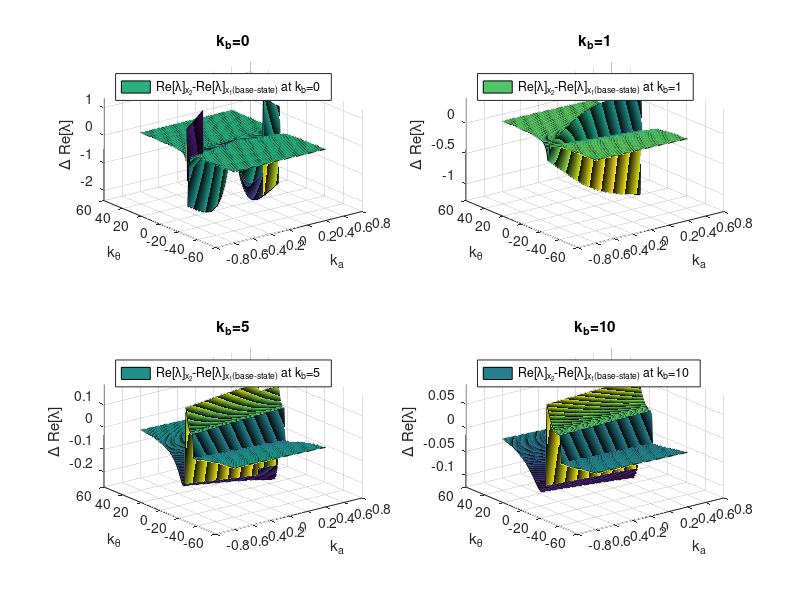

Reproduce this figure in MATLAB.
clc
clear
% 用来算平凡解

%系数
% A=u_a^*
% B=\frac{1}{\rho\phi}
% C=\alpha
% D=k_a
% E=k_{\theta}
% F=k_b
% H=\frac{1}{h_2}
% X=\lambda - here is F
A=1;
B=1;
C=pi/6;

F=0;

G=1;

H=1;

%网格
L = 0.5;
x = linspace(-L,L,100);
y = linspace(-100*L,100*L,100);

[X,Y]=meshgrid(x,y);

%解的函数关系
UP1=- ((X.^2 + Y.^2.*H.^2 + F.^2).*(3.*A.*X.^2.*H.*cos(C) - real((- 8.*(X.^2 - cos(C).*X.*H.*1i + Y.^2.*H.^2 + F.^2 - sin(C).*F.*H.*1i).*(2.*A.^2.*X.^2.*H.^2.*cos(C).^2 - 2.*A.^2.*X.^2.*F.^2 - 2.*Y.^4.*G.^2.*H.^4 - 2.*A.^2.*X.^4 + 4.*Y.^2.*G.^2.*H.^4.*cos(C).^2 + 4.*F.^2.*G.^2.*H.^2.*cos(C).^2 + 2.*X.^2.*G.^2.*H.^2.*sin(2.*C) + 2.*Y.^2.*G.^2.*H.^4.*sin(2.*C) + A.^2.*X.^3.*H.*cos(C).*4i - 2.*A.^2.*X.^2.*Y.^2.*H.^2 - 2.*X.^2.*Y.^2.*G.^2.*H.^2 - 2.*Y.^2.*F.^2.*G.^2.*H.^2 - 4.*A.*X.^3.*Y.*G.*H + X.*Y.^2.*G.^2.*H.^3.*cos(C).*4i - 4.*X.*F.*G.^2.*H.^2.*cos(C).^2 + Y.^2.*F.*G.^2.*H.^3.*cos(C).*4i + A.^2.*X.*F.*H.^2.*sin(2.*C) - 2.*X.*F.*G.^2.*H.^2.*sin(2.*C) - 4.*A.*X.*Y.^3.*G.*H.^3 + A.^2.*X.*F.^2.*H.*cos(C).*2i + A.^2.*X.^2.*F.*H.*sin(C).*2i + A.*X.^2.*Y.*G.*H.^2.*cos(C).*8i + 6.*A.*X.*Y.*G.*H.^3.*cos(C).^2 + A.*Y.*F.^2.*G.*H.^2.*cos(C).*2i + 2.*A.*X.*Y.*G.*H.^3.*sin(2.*C) + A.*Y.*F.*G.*H.^3.*sin(2.*C) - 4.*A.*X.*Y.*F.^2.*G.*H + A.*X.*Y.*F.*G.*H.^2.*cos(C).*4i + A.*X.*Y.*F.*G.*H.^2.*sin(C).*2i) + (A.*X.^3.*4i + A.*X.*F.^2.*4i + Y.^3.*G.*H.^3.*4i + A.*X.*Y.^2.*H.^2.*4i + 6.*A.*X.^2.*H.*cos(C) + 2.*A.*F.^2.*H.*cos(C) - A.*X.*H.^2.*cos(C).^2.*2i - Y.*G.*H.^3.*cos(C).^2.*4i - A.*F.*H.^2.*sin(2.*C).*1i - Y.*G.*H.^3.*sin(2.*C).*2i + X.^2.*Y.*G.*H.*4i + Y.*F.^2.*G.*H.*4i + 4.*A.*X.*F.*H.*sin(C) + 6.*X.*Y.*G.*H.^2.*cos(C) + 4.*Y.*F.*G.*H.^2.*cos(C) + 2.*Y.*F.*G.*H.^2.*sin(C)).^2).^(1./2))./2 + A.*F.^2.*H.*cos(C) + 2.*A.*X.*F.*H.*sin(C) + 3.*X.*Y.*G.*H.^2.*cos(C) + 2.*Y.*F.*G.*H.^2.*cos(C) + Y.*F.*G.*H.^2.*sin(C)))./(2.*((X.^2 + Y.^2.*H.^2 + F.^2).^2 + (X.*H.*cos(C) + F.*H.*sin(C)).^2)) + ((X.*H.*cos(C) + F.*H.*sin(C)).*(2.*A.*X.^3 - imag((- 8.*(X.^2 - cos(C).*X.*H.*1i + Y.^2.*H.^2 + F.^2 - sin(C).*F.*H.*1i).*(2.*A.^2.*X.^2.*H.^2.*cos(C).^2 - 2.*A.^2.*X.^2.*F.^2 - 2.*Y.^4.*G.^2.*H.^4 - 2.*A.^2.*X.^4 + 4.*Y.^2.*G.^2.*H.^4.*cos(C).^2 + 4.*F.^2.*G.^2.*H.^2.*cos(C).^2 + 2.*X.^2.*G.^2.*H.^2.*sin(2.*C) + 2.*Y.^2.*G.^2.*H.^4.*sin(2.*C) + A.^2.*X.^3.*H.*cos(C).*4i - 2.*A.^2.*X.^2.*Y.^2.*H.^2 - 2.*X.^2.*Y.^2.*G.^2.*H.^2 - 2.*Y.^2.*F.^2.*G.^2.*H.^2 - 4.*A.*X.^3.*Y.*G.*H + X.*Y.^2.*G.^2.*H.^3.*cos(C).*4i - 4.*X.*F.*G.^2.*H.^2.*cos(C).^2 + Y.^2.*F.*G.^2.*H.^3.*cos(C).*4i + A.^2.*X.*F.*H.^2.*sin(2.*C) - 2.*X.*F.*G.^2.*H.^2.*sin(2.*C) - 4.*A.*X.*Y.^3.*G.*H.^3 + A.^2.*X.*F.^2.*H.*cos(C).*2i + A.^2.*X.^2.*F.*H.*sin(C).*2i + A.*X.^2.*Y.*G.*H.^2.*cos(C).*8i + 6.*A.*X.*Y.*G.*H.^3.*cos(C).^2 + A.*Y.*F.^2.*G.*H.^2.*cos(C).*2i + 2.*A.*X.*Y.*G.*H.^3.*sin(2.*C) + A.*Y.*F.*G.*H.^3.*sin(2.*C) - 4.*A.*X.*Y.*F.^2.*G.*H + A.*X.*Y.*F.*G.*H.^2.*cos(C).*4i + A.*X.*Y.*F.*G.*H.^2.*sin(C).*2i) + (A.*X.^3.*4i + A.*X.*F.^2.*4i + Y.^3.*G.*H.^3.*4i + A.*X.*Y.^2.*H.^2.*4i + 6.*A.*X.^2.*H.*cos(C) + 2.*A.*F.^2.*H.*cos(C) - A.*X.*H.^2.*cos(C).^2.*2i - Y.*G.*H.^3.*cos(C).^2.*4i - A.*F.*H.^2.*sin(2.*C).*1i - Y.*G.*H.^3.*sin(2.*C).*2i + X.^2.*Y.*G.*H.*4i + Y.*F.^2.*G.*H.*4i + 4.*A.*X.*F.*H.*sin(C) + 6.*X.*Y.*G.*H.^2.*cos(C) + 4.*Y.*F.*G.*H.^2.*cos(C) + 2.*Y.*F.*G.*H.^2.*sin(C)).^2).^(1./2))./2 + 2.*A.*X.*F.^2 + 2.*Y.^3.*G.*H.^3 + 2.*A.*X.*Y.^2.*H.^2 - A.*X.*H.^2.*cos(C).^2 - 2.*Y.*G.*H.^3.*cos(C).^2 - (A.*F.*H.^2.*sin(2.*C))./2 - Y.*G.*H.^3.*sin(2.*C) + 2.*X.^2.*Y.*G.*H + 2.*Y.*F.^2.*G.*H))./(2.*((X.^2 + Y.^2.*H.^2 + F.^2).^2 + (X.*H.*cos(C) + F.*H.*sin(C)).^2));
 
UP2=- ((F.^2 + Y.^2.*H.^2 + X.^2).*(real((- 8.*(F.^2 - sin(C).*F.*H.*1i + Y.^2.*H.^2 - cos(C).*X.*H.*1i + X.^2).*(2.*A.^2.*X.^2.*H.^2.*cos(C).^2 - 2.*A.^2.*X.^2.*F.^2 - 2.*Y.^4.*G.^2.*H.^4 - 2.*A.^2.*X.^4 + 4.*Y.^2.*G.^2.*H.^4.*cos(C).^2 + 4.*F.^2.*G.^2.*H.^2.*cos(C).^2 + 2.*X.^2.*G.^2.*H.^2.*sin(2.*C) + 2.*Y.^2.*G.^2.*H.^4.*sin(2.*C) + A.^2.*X.^3.*H.*cos(C).*4i - 2.*A.^2.*X.^2.*Y.^2.*H.^2 - 2.*X.^2.*Y.^2.*G.^2.*H.^2 - 2.*Y.^2.*F.^2.*G.^2.*H.^2 - 4.*A.*X.^3.*Y.*G.*H + X.*Y.^2.*G.^2.*H.^3.*cos(C).*4i - 4.*X.*F.*G.^2.*H.^2.*cos(C).^2 + Y.^2.*F.*G.^2.*H.^3.*cos(C).*4i + A.^2.*X.*F.*H.^2.*sin(2.*C) - 2.*X.*F.*G.^2.*H.^2.*sin(2.*C) - 4.*A.*X.*Y.^3.*G.*H.^3 + A.^2.*X.*F.^2.*H.*cos(C).*2i + A.^2.*X.^2.*F.*H.*sin(C).*2i + A.*X.^2.*Y.*G.*H.^2.*cos(C).*8i + 6.*A.*X.*Y.*G.*H.^3.*cos(C).^2 + A.*Y.*F.^2.*G.*H.^2.*cos(C).*2i + 2.*A.*X.*Y.*G.*H.^3.*sin(2.*C) + A.*Y.*F.*G.*H.^3.*sin(2.*C) - 4.*A.*X.*Y.*F.^2.*G.*H + A.*X.*Y.*F.*G.*H.^2.*cos(C).*4i + A.*X.*Y.*F.*G.*H.^2.*sin(C).*2i) + (A.*X.^3.*4i + A.*X.*F.^2.*4i + Y.^3.*G.*H.^3.*4i + A.*X.*Y.^2.*H.^2.*4i + 6.*A.*X.^2.*H.*cos(C) + 2.*A.*F.^2.*H.*cos(C) - A.*X.*H.^2.*cos(C).^2.*2i - Y.*G.*H.^3.*cos(C).^2.*4i - A.*F.*H.^2.*sin(2.*C).*1i - Y.*G.*H.^3.*sin(2.*C).*2i + X.^2.*Y.*G.*H.*4i + Y.*F.^2.*G.*H.*4i + 4.*A.*X.*F.*H.*sin(C) + 6.*X.*Y.*G.*H.^2.*cos(C) + 4.*Y.*F.*G.*H.^2.*cos(C) + 2.*Y.*F.*G.*H.^2.*sin(C)).^2).^(1./2))./2 + 3.*A.*X.^2.*H.*cos(C) + A.*F.^2.*H.*cos(C) + 2.*A.*X.*F.*H.*sin(C) + 3.*X.*Y.*G.*H.^2.*cos(C) + 2.*Y.*F.*G.*H.^2.*cos(C) + Y.*F.*G.*H.^2.*sin(C)))./(2.*((F.^2 + Y.^2.*H.^2 + X.^2).^2 + (X.*H.*cos(C) + F.*H.*sin(C)).^2)) + ((X.*H.*cos(C) + F.*H.*sin(C)).*(imag((- 8.*(F.^2 - sin(C).*F.*H.*1i + Y.^2.*H.^2 - cos(C).*X.*H.*1i + X.^2).*(2.*A.^2.*X.^2.*H.^2.*cos(C).^2 - 2.*A.^2.*X.^2.*F.^2 - 2.*Y.^4.*G.^2.*H.^4 - 2.*A.^2.*X.^4 + 4.*Y.^2.*G.^2.*H.^4.*cos(C).^2 + 4.*F.^2.*G.^2.*H.^2.*cos(C).^2 + 2.*X.^2.*G.^2.*H.^2.*sin(2.*C) + 2.*Y.^2.*G.^2.*H.^4.*sin(2.*C) + A.^2.*X.^3.*H.*cos(C).*4i - 2.*A.^2.*X.^2.*Y.^2.*H.^2 - 2.*X.^2.*Y.^2.*G.^2.*H.^2 - 2.*Y.^2.*F.^2.*G.^2.*H.^2 - 4.*A.*X.^3.*Y.*G.*H + X.*Y.^2.*G.^2.*H.^3.*cos(C).*4i - 4.*X.*F.*G.^2.*H.^2.*cos(C).^2 + Y.^2.*F.*G.^2.*H.^3.*cos(C).*4i + A.^2.*X.*F.*H.^2.*sin(2.*C) - 2.*X.*F.*G.^2.*H.^2.*sin(2.*C) - 4.*A.*X.*Y.^3.*G.*H.^3 + A.^2.*X.*F.^2.*H.*cos(C).*2i + A.^2.*X.^2.*F.*H.*sin(C).*2i + A.*X.^2.*Y.*G.*H.^2.*cos(C).*8i + 6.*A.*X.*Y.*G.*H.^3.*cos(C).^2 + A.*Y.*F.^2.*G.*H.^2.*cos(C).*2i + 2.*A.*X.*Y.*G.*H.^3.*sin(2.*C) + A.*Y.*F.*G.*H.^3.*sin(2.*C) - 4.*A.*X.*Y.*F.^2.*G.*H + A.*X.*Y.*F.*G.*H.^2.*cos(C).*4i + A.*X.*Y.*F.*G.*H.^2.*sin(C).*2i) + (A.*X.^3.*4i + A.*X.*F.^2.*4i + Y.^3.*G.*H.^3.*4i + A.*X.*Y.^2.*H.^2.*4i + 6.*A.*X.^2.*H.*cos(C) + 2.*A.*F.^2.*H.*cos(C) - A.*X.*H.^2.*cos(C).^2.*2i - Y.*G.*H.^3.*cos(C).^2.*4i - A.*F.*H.^2.*sin(2.*C).*1i - Y.*G.*H.^3.*sin(2.*C).*2i + X.^2.*Y.*G.*H.*4i + Y.*F.^2.*G.*H.*4i + 4.*A.*X.*F.*H.*sin(C) + 6.*X.*Y.*G.*H.^2.*cos(C) + 4.*Y.*F.*G.*H.^2.*cos(C) + 2.*Y.*F.*G.*H.^2.*sin(C)).^2).^(1./2))./2 + 2.*A.*X.^3 + 2.*A.*X.*F.^2 + 2.*Y.^3.*G.*H.^3 + 2.*A.*X.*Y.^2.*H.^2 - A.*X.*H.^2.*cos(C).^2 - 2.*Y.*G.*H.^3.*cos(C).^2 - (A.*F.*H.^2.*sin(2.*C))./2 - Y.*G.*H.^3.*sin(2.*C) + 2.*X.^2.*Y.*G.*H + 2.*Y.*F.^2.*G.*H))./(2.*((F.^2 + Y.^2.*H.^2 + X.^2).^2 + (X.*H.*cos(C) + F.*H.*sin(C)).^2));

UP=UP2-UP1;
%
subplot(2,2,1)
surf(X,Y,UP);

zlim([-inf,inf])

legend('Re[\lambda]_{x_2}-Re[\lambda]_{x_1(base-state)} at k_b=0','Location','northwest')

%colorbar;
xlabel('k_a')
ylabel('k_{\theta}')
zlabel('\Delta Re[\lambda]')
title('k_b=0')

%
F=1;

%解的函数关系
UP1=- ((X.^2 + Y.^2.*H.^2 + F.^2).*(3.*A.*X.^2.*H.*cos(C) - real((- 8.*(X.^2 - cos(C).*X.*H.*1i + Y.^2.*H.^2 + F.^2 - sin(C).*F.*H.*1i).*(2.*A.^2.*X.^2.*H.^2.*cos(C).^2 - 2.*A.^2.*X.^2.*F.^2 - 2.*Y.^4.*G.^2.*H.^4 - 2.*A.^2.*X.^4 + 4.*Y.^2.*G.^2.*H.^4.*cos(C).^2 + 4.*F.^2.*G.^2.*H.^2.*cos(C).^2 + 2.*X.^2.*G.^2.*H.^2.*sin(2.*C) + 2.*Y.^2.*G.^2.*H.^4.*sin(2.*C) + A.^2.*X.^3.*H.*cos(C).*4i - 2.*A.^2.*X.^2.*Y.^2.*H.^2 - 2.*X.^2.*Y.^2.*G.^2.*H.^2 - 2.*Y.^2.*F.^2.*G.^2.*H.^2 - 4.*A.*X.^3.*Y.*G.*H + X.*Y.^2.*G.^2.*H.^3.*cos(C).*4i - 4.*X.*F.*G.^2.*H.^2.*cos(C).^2 + Y.^2.*F.*G.^2.*H.^3.*cos(C).*4i + A.^2.*X.*F.*H.^2.*sin(2.*C) - 2.*X.*F.*G.^2.*H.^2.*sin(2.*C) - 4.*A.*X.*Y.^3.*G.*H.^3 + A.^2.*X.*F.^2.*H.*cos(C).*2i + A.^2.*X.^2.*F.*H.*sin(C).*2i + A.*X.^2.*Y.*G.*H.^2.*cos(C).*8i + 6.*A.*X.*Y.*G.*H.^3.*cos(C).^2 + A.*Y.*F.^2.*G.*H.^2.*cos(C).*2i + 2.*A.*X.*Y.*G.*H.^3.*sin(2.*C) + A.*Y.*F.*G.*H.^3.*sin(2.*C) - 4.*A.*X.*Y.*F.^2.*G.*H + A.*X.*Y.*F.*G.*H.^2.*cos(C).*4i + A.*X.*Y.*F.*G.*H.^2.*sin(C).*2i) + (A.*X.^3.*4i + A.*X.*F.^2.*4i + Y.^3.*G.*H.^3.*4i + A.*X.*Y.^2.*H.^2.*4i + 6.*A.*X.^2.*H.*cos(C) + 2.*A.*F.^2.*H.*cos(C) - A.*X.*H.^2.*cos(C).^2.*2i - Y.*G.*H.^3.*cos(C).^2.*4i - A.*F.*H.^2.*sin(2.*C).*1i - Y.*G.*H.^3.*sin(2.*C).*2i + X.^2.*Y.*G.*H.*4i + Y.*F.^2.*G.*H.*4i + 4.*A.*X.*F.*H.*sin(C) + 6.*X.*Y.*G.*H.^2.*cos(C) + 4.*Y.*F.*G.*H.^2.*cos(C) + 2.*Y.*F.*G.*H.^2.*sin(C)).^2).^(1./2))./2 + A.*F.^2.*H.*cos(C) + 2.*A.*X.*F.*H.*sin(C) + 3.*X.*Y.*G.*H.^2.*cos(C) + 2.*Y.*F.*G.*H.^2.*cos(C) + Y.*F.*G.*H.^2.*sin(C)))./(2.*((X.^2 + Y.^2.*H.^2 + F.^2).^2 + (X.*H.*cos(C) + F.*H.*sin(C)).^2)) + ((X.*H.*cos(C) + F.*H.*sin(C)).*(2.*A.*X.^3 - imag((- 8.*(X.^2 - cos(C).*X.*H.*1i + Y.^2.*H.^2 + F.^2 - sin(C).*F.*H.*1i).*(2.*A.^2.*X.^2.*H.^2.*cos(C).^2 - 2.*A.^2.*X.^2.*F.^2 - 2.*Y.^4.*G.^2.*H.^4 - 2.*A.^2.*X.^4 + 4.*Y.^2.*G.^2.*H.^4.*cos(C).^2 + 4.*F.^2.*G.^2.*H.^2.*cos(C).^2 + 2.*X.^2.*G.^2.*H.^2.*sin(2.*C) + 2.*Y.^2.*G.^2.*H.^4.*sin(2.*C) + A.^2.*X.^3.*H.*cos(C).*4i - 2.*A.^2.*X.^2.*Y.^2.*H.^2 - 2.*X.^2.*Y.^2.*G.^2.*H.^2 - 2.*Y.^2.*F.^2.*G.^2.*H.^2 - 4.*A.*X.^3.*Y.*G.*H + X.*Y.^2.*G.^2.*H.^3.*cos(C).*4i - 4.*X.*F.*G.^2.*H.^2.*cos(C).^2 + Y.^2.*F.*G.^2.*H.^3.*cos(C).*4i + A.^2.*X.*F.*H.^2.*sin(2.*C) - 2.*X.*F.*G.^2.*H.^2.*sin(2.*C) - 4.*A.*X.*Y.^3.*G.*H.^3 + A.^2.*X.*F.^2.*H.*cos(C).*2i + A.^2.*X.^2.*F.*H.*sin(C).*2i + A.*X.^2.*Y.*G.*H.^2.*cos(C).*8i + 6.*A.*X.*Y.*G.*H.^3.*cos(C).^2 + A.*Y.*F.^2.*G.*H.^2.*cos(C).*2i + 2.*A.*X.*Y.*G.*H.^3.*sin(2.*C) + A.*Y.*F.*G.*H.^3.*sin(2.*C) - 4.*A.*X.*Y.*F.^2.*G.*H + A.*X.*Y.*F.*G.*H.^2.*cos(C).*4i + A.*X.*Y.*F.*G.*H.^2.*sin(C).*2i) + (A.*X.^3.*4i + A.*X.*F.^2.*4i + Y.^3.*G.*H.^3.*4i + A.*X.*Y.^2.*H.^2.*4i + 6.*A.*X.^2.*H.*cos(C) + 2.*A.*F.^2.*H.*cos(C) - A.*X.*H.^2.*cos(C).^2.*2i - Y.*G.*H.^3.*cos(C).^2.*4i - A.*F.*H.^2.*sin(2.*C).*1i - Y.*G.*H.^3.*sin(2.*C).*2i + X.^2.*Y.*G.*H.*4i + Y.*F.^2.*G.*H.*4i + 4.*A.*X.*F.*H.*sin(C) + 6.*X.*Y.*G.*H.^2.*cos(C) + 4.*Y.*F.*G.*H.^2.*cos(C) + 2.*Y.*F.*G.*H.^2.*sin(C)).^2).^(1./2))./2 + 2.*A.*X.*F.^2 + 2.*Y.^3.*G.*H.^3 + 2.*A.*X.*Y.^2.*H.^2 - A.*X.*H.^2.*cos(C).^2 - 2.*Y.*G.*H.^3.*cos(C).^2 - (A.*F.*H.^2.*sin(2.*C))./2 - Y.*G.*H.^3.*sin(2.*C) + 2.*X.^2.*Y.*G.*H + 2.*Y.*F.^2.*G.*H))./(2.*((X.^2 + Y.^2.*H.^2 + F.^2).^2 + (X.*H.*cos(C) + F.*H.*sin(C)).^2));
 
UP2=- ((F.^2 + Y.^2.*H.^2 + X.^2).*(real((- 8.*(F.^2 - sin(C).*F.*H.*1i + Y.^2.*H.^2 - cos(C).*X.*H.*1i + X.^2).*(2.*A.^2.*X.^2.*H.^2.*cos(C).^2 - 2.*A.^2.*X.^2.*F.^2 - 2.*Y.^4.*G.^2.*H.^4 - 2.*A.^2.*X.^4 + 4.*Y.^2.*G.^2.*H.^4.*cos(C).^2 + 4.*F.^2.*G.^2.*H.^2.*cos(C).^2 + 2.*X.^2.*G.^2.*H.^2.*sin(2.*C) + 2.*Y.^2.*G.^2.*H.^4.*sin(2.*C) + A.^2.*X.^3.*H.*cos(C).*4i - 2.*A.^2.*X.^2.*Y.^2.*H.^2 - 2.*X.^2.*Y.^2.*G.^2.*H.^2 - 2.*Y.^2.*F.^2.*G.^2.*H.^2 - 4.*A.*X.^3.*Y.*G.*H + X.*Y.^2.*G.^2.*H.^3.*cos(C).*4i - 4.*X.*F.*G.^2.*H.^2.*cos(C).^2 + Y.^2.*F.*G.^2.*H.^3.*cos(C).*4i + A.^2.*X.*F.*H.^2.*sin(2.*C) - 2.*X.*F.*G.^2.*H.^2.*sin(2.*C) - 4.*A.*X.*Y.^3.*G.*H.^3 + A.^2.*X.*F.^2.*H.*cos(C).*2i + A.^2.*X.^2.*F.*H.*sin(C).*2i + A.*X.^2.*Y.*G.*H.^2.*cos(C).*8i + 6.*A.*X.*Y.*G.*H.^3.*cos(C).^2 + A.*Y.*F.^2.*G.*H.^2.*cos(C).*2i + 2.*A.*X.*Y.*G.*H.^3.*sin(2.*C) + A.*Y.*F.*G.*H.^3.*sin(2.*C) - 4.*A.*X.*Y.*F.^2.*G.*H + A.*X.*Y.*F.*G.*H.^2.*cos(C).*4i + A.*X.*Y.*F.*G.*H.^2.*sin(C).*2i) + (A.*X.^3.*4i + A.*X.*F.^2.*4i + Y.^3.*G.*H.^3.*4i + A.*X.*Y.^2.*H.^2.*4i + 6.*A.*X.^2.*H.*cos(C) + 2.*A.*F.^2.*H.*cos(C) - A.*X.*H.^2.*cos(C).^2.*2i - Y.*G.*H.^3.*cos(C).^2.*4i - A.*F.*H.^2.*sin(2.*C).*1i - Y.*G.*H.^3.*sin(2.*C).*2i + X.^2.*Y.*G.*H.*4i + Y.*F.^2.*G.*H.*4i + 4.*A.*X.*F.*H.*sin(C) + 6.*X.*Y.*G.*H.^2.*cos(C) + 4.*Y.*F.*G.*H.^2.*cos(C) + 2.*Y.*F.*G.*H.^2.*sin(C)).^2).^(1./2))./2 + 3.*A.*X.^2.*H.*cos(C) + A.*F.^2.*H.*cos(C) + 2.*A.*X.*F.*H.*sin(C) + 3.*X.*Y.*G.*H.^2.*cos(C) + 2.*Y.*F.*G.*H.^2.*cos(C) + Y.*F.*G.*H.^2.*sin(C)))./(2.*((F.^2 + Y.^2.*H.^2 + X.^2).^2 + (X.*H.*cos(C) + F.*H.*sin(C)).^2)) + ((X.*H.*cos(C) + F.*H.*sin(C)).*(imag((- 8.*(F.^2 - sin(C).*F.*H.*1i + Y.^2.*H.^2 - cos(C).*X.*H.*1i + X.^2).*(2.*A.^2.*X.^2.*H.^2.*cos(C).^2 - 2.*A.^2.*X.^2.*F.^2 - 2.*Y.^4.*G.^2.*H.^4 - 2.*A.^2.*X.^4 + 4.*Y.^2.*G.^2.*H.^4.*cos(C).^2 + 4.*F.^2.*G.^2.*H.^2.*cos(C).^2 + 2.*X.^2.*G.^2.*H.^2.*sin(2.*C) + 2.*Y.^2.*G.^2.*H.^4.*sin(2.*C) + A.^2.*X.^3.*H.*cos(C).*4i - 2.*A.^2.*X.^2.*Y.^2.*H.^2 - 2.*X.^2.*Y.^2.*G.^2.*H.^2 - 2.*Y.^2.*F.^2.*G.^2.*H.^2 - 4.*A.*X.^3.*Y.*G.*H + X.*Y.^2.*G.^2.*H.^3.*cos(C).*4i - 4.*X.*F.*G.^2.*H.^2.*cos(C).^2 + Y.^2.*F.*G.^2.*H.^3.*cos(C).*4i + A.^2.*X.*F.*H.^2.*sin(2.*C) - 2.*X.*F.*G.^2.*H.^2.*sin(2.*C) - 4.*A.*X.*Y.^3.*G.*H.^3 + A.^2.*X.*F.^2.*H.*cos(C).*2i + A.^2.*X.^2.*F.*H.*sin(C).*2i + A.*X.^2.*Y.*G.*H.^2.*cos(C).*8i + 6.*A.*X.*Y.*G.*H.^3.*cos(C).^2 + A.*Y.*F.^2.*G.*H.^2.*cos(C).*2i + 2.*A.*X.*Y.*G.*H.^3.*sin(2.*C) + A.*Y.*F.*G.*H.^3.*sin(2.*C) - 4.*A.*X.*Y.*F.^2.*G.*H + A.*X.*Y.*F.*G.*H.^2.*cos(C).*4i + A.*X.*Y.*F.*G.*H.^2.*sin(C).*2i) + (A.*X.^3.*4i + A.*X.*F.^2.*4i + Y.^3.*G.*H.^3.*4i + A.*X.*Y.^2.*H.^2.*4i + 6.*A.*X.^2.*H.*cos(C) + 2.*A.*F.^2.*H.*cos(C) - A.*X.*H.^2.*cos(C).^2.*2i - Y.*G.*H.^3.*cos(C).^2.*4i - A.*F.*H.^2.*sin(2.*C).*1i - Y.*G.*H.^3.*sin(2.*C).*2i + X.^2.*Y.*G.*H.*4i + Y.*F.^2.*G.*H.*4i + 4.*A.*X.*F.*H.*sin(C) + 6.*X.*Y.*G.*H.^2.*cos(C) + 4.*Y.*F.*G.*H.^2.*cos(C) + 2.*Y.*F.*G.*H.^2.*sin(C)).^2).^(1./2))./2 + 2.*A.*X.^3 + 2.*A.*X.*F.^2 + 2.*Y.^3.*G.*H.^3 + 2.*A.*X.*Y.^2.*H.^2 - A.*X.*H.^2.*cos(C).^2 - 2.*Y.*G.*H.^3.*cos(C).^2 - (A.*F.*H.^2.*sin(2.*C))./2 - Y.*G.*H.^3.*sin(2.*C) + 2.*X.^2.*Y.*G.*H + 2.*Y.*F.^2.*G.*H))./(2.*((F.^2 + Y.^2.*H.^2 + X.^2).^2 + (X.*H.*cos(C) + F.*H.*sin(C)).^2));

UP=UP2-UP1;


%
subplot(2,2,2)
surf(X,Y,UP);

zlim([-inf,inf])

legend('Re[\lambda]_{x_2}-Re[\lambda]_{x_1(base-state)} at k_b=1','Location','northwest')

%colorbar;
xlabel('k_a')
ylabel('k_{\theta}')
zlabel('\Delta Re[\lambda]')
title('k_b=1')

%
F=5;

%解的函数关系
UP1=- ((X.^2 + Y.^2.*H.^2 + F.^2).*(3.*A.*X.^2.*H.*cos(C) - real((- 8.*(X.^2 - cos(C).*X.*H.*1i + Y.^2.*H.^2 + F.^2 - sin(C).*F.*H.*1i).*(2.*A.^2.*X.^2.*H.^2.*cos(C).^2 - 2.*A.^2.*X.^2.*F.^2 - 2.*Y.^4.*G.^2.*H.^4 - 2.*A.^2.*X.^4 + 4.*Y.^2.*G.^2.*H.^4.*cos(C).^2 + 4.*F.^2.*G.^2.*H.^2.*cos(C).^2 + 2.*X.^2.*G.^2.*H.^2.*sin(2.*C) + 2.*Y.^2.*G.^2.*H.^4.*sin(2.*C) + A.^2.*X.^3.*H.*cos(C).*4i - 2.*A.^2.*X.^2.*Y.^2.*H.^2 - 2.*X.^2.*Y.^2.*G.^2.*H.^2 - 2.*Y.^2.*F.^2.*G.^2.*H.^2 - 4.*A.*X.^3.*Y.*G.*H + X.*Y.^2.*G.^2.*H.^3.*cos(C).*4i - 4.*X.*F.*G.^2.*H.^2.*cos(C).^2 + Y.^2.*F.*G.^2.*H.^3.*cos(C).*4i + A.^2.*X.*F.*H.^2.*sin(2.*C) - 2.*X.*F.*G.^2.*H.^2.*sin(2.*C) - 4.*A.*X.*Y.^3.*G.*H.^3 + A.^2.*X.*F.^2.*H.*cos(C).*2i + A.^2.*X.^2.*F.*H.*sin(C).*2i + A.*X.^2.*Y.*G.*H.^2.*cos(C).*8i + 6.*A.*X.*Y.*G.*H.^3.*cos(C).^2 + A.*Y.*F.^2.*G.*H.^2.*cos(C).*2i + 2.*A.*X.*Y.*G.*H.^3.*sin(2.*C) + A.*Y.*F.*G.*H.^3.*sin(2.*C) - 4.*A.*X.*Y.*F.^2.*G.*H + A.*X.*Y.*F.*G.*H.^2.*cos(C).*4i + A.*X.*Y.*F.*G.*H.^2.*sin(C).*2i) + (A.*X.^3.*4i + A.*X.*F.^2.*4i + Y.^3.*G.*H.^3.*4i + A.*X.*Y.^2.*H.^2.*4i + 6.*A.*X.^2.*H.*cos(C) + 2.*A.*F.^2.*H.*cos(C) - A.*X.*H.^2.*cos(C).^2.*2i - Y.*G.*H.^3.*cos(C).^2.*4i - A.*F.*H.^2.*sin(2.*C).*1i - Y.*G.*H.^3.*sin(2.*C).*2i + X.^2.*Y.*G.*H.*4i + Y.*F.^2.*G.*H.*4i + 4.*A.*X.*F.*H.*sin(C) + 6.*X.*Y.*G.*H.^2.*cos(C) + 4.*Y.*F.*G.*H.^2.*cos(C) + 2.*Y.*F.*G.*H.^2.*sin(C)).^2).^(1./2))./2 + A.*F.^2.*H.*cos(C) + 2.*A.*X.*F.*H.*sin(C) + 3.*X.*Y.*G.*H.^2.*cos(C) + 2.*Y.*F.*G.*H.^2.*cos(C) + Y.*F.*G.*H.^2.*sin(C)))./(2.*((X.^2 + Y.^2.*H.^2 + F.^2).^2 + (X.*H.*cos(C) + F.*H.*sin(C)).^2)) + ((X.*H.*cos(C) + F.*H.*sin(C)).*(2.*A.*X.^3 - imag((- 8.*(X.^2 - cos(C).*X.*H.*1i + Y.^2.*H.^2 + F.^2 - sin(C).*F.*H.*1i).*(2.*A.^2.*X.^2.*H.^2.*cos(C).^2 - 2.*A.^2.*X.^2.*F.^2 - 2.*Y.^4.*G.^2.*H.^4 - 2.*A.^2.*X.^4 + 4.*Y.^2.*G.^2.*H.^4.*cos(C).^2 + 4.*F.^2.*G.^2.*H.^2.*cos(C).^2 + 2.*X.^2.*G.^2.*H.^2.*sin(2.*C) + 2.*Y.^2.*G.^2.*H.^4.*sin(2.*C) + A.^2.*X.^3.*H.*cos(C).*4i - 2.*A.^2.*X.^2.*Y.^2.*H.^2 - 2.*X.^2.*Y.^2.*G.^2.*H.^2 - 2.*Y.^2.*F.^2.*G.^2.*H.^2 - 4.*A.*X.^3.*Y.*G.*H + X.*Y.^2.*G.^2.*H.^3.*cos(C).*4i - 4.*X.*F.*G.^2.*H.^2.*cos(C).^2 + Y.^2.*F.*G.^2.*H.^3.*cos(C).*4i + A.^2.*X.*F.*H.^2.*sin(2.*C) - 2.*X.*F.*G.^2.*H.^2.*sin(2.*C) - 4.*A.*X.*Y.^3.*G.*H.^3 + A.^2.*X.*F.^2.*H.*cos(C).*2i + A.^2.*X.^2.*F.*H.*sin(C).*2i + A.*X.^2.*Y.*G.*H.^2.*cos(C).*8i + 6.*A.*X.*Y.*G.*H.^3.*cos(C).^2 + A.*Y.*F.^2.*G.*H.^2.*cos(C).*2i + 2.*A.*X.*Y.*G.*H.^3.*sin(2.*C) + A.*Y.*F.*G.*H.^3.*sin(2.*C) - 4.*A.*X.*Y.*F.^2.*G.*H + A.*X.*Y.*F.*G.*H.^2.*cos(C).*4i + A.*X.*Y.*F.*G.*H.^2.*sin(C).*2i) + (A.*X.^3.*4i + A.*X.*F.^2.*4i + Y.^3.*G.*H.^3.*4i + A.*X.*Y.^2.*H.^2.*4i + 6.*A.*X.^2.*H.*cos(C) + 2.*A.*F.^2.*H.*cos(C) - A.*X.*H.^2.*cos(C).^2.*2i - Y.*G.*H.^3.*cos(C).^2.*4i - A.*F.*H.^2.*sin(2.*C).*1i - Y.*G.*H.^3.*sin(2.*C).*2i + X.^2.*Y.*G.*H.*4i + Y.*F.^2.*G.*H.*4i + 4.*A.*X.*F.*H.*sin(C) + 6.*X.*Y.*G.*H.^2.*cos(C) + 4.*Y.*F.*G.*H.^2.*cos(C) + 2.*Y.*F.*G.*H.^2.*sin(C)).^2).^(1./2))./2 + 2.*A.*X.*F.^2 + 2.*Y.^3.*G.*H.^3 + 2.*A.*X.*Y.^2.*H.^2 - A.*X.*H.^2.*cos(C).^2 - 2.*Y.*G.*H.^3.*cos(C).^2 - (A.*F.*H.^2.*sin(2.*C))./2 - Y.*G.*H.^3.*sin(2.*C) + 2.*X.^2.*Y.*G.*H + 2.*Y.*F.^2.*G.*H))./(2.*((X.^2 + Y.^2.*H.^2 + F.^2).^2 + (X.*H.*cos(C) + F.*H.*sin(C)).^2));
 
UP2=- ((F.^2 + Y.^2.*H.^2 + X.^2).*(real((- 8.*(F.^2 - sin(C).*F.*H.*1i + Y.^2.*H.^2 - cos(C).*X.*H.*1i + X.^2).*(2.*A.^2.*X.^2.*H.^2.*cos(C).^2 - 2.*A.^2.*X.^2.*F.^2 - 2.*Y.^4.*G.^2.*H.^4 - 2.*A.^2.*X.^4 + 4.*Y.^2.*G.^2.*H.^4.*cos(C).^2 + 4.*F.^2.*G.^2.*H.^2.*cos(C).^2 + 2.*X.^2.*G.^2.*H.^2.*sin(2.*C) + 2.*Y.^2.*G.^2.*H.^4.*sin(2.*C) + A.^2.*X.^3.*H.*cos(C).*4i - 2.*A.^2.*X.^2.*Y.^2.*H.^2 - 2.*X.^2.*Y.^2.*G.^2.*H.^2 - 2.*Y.^2.*F.^2.*G.^2.*H.^2 - 4.*A.*X.^3.*Y.*G.*H + X.*Y.^2.*G.^2.*H.^3.*cos(C).*4i - 4.*X.*F.*G.^2.*H.^2.*cos(C).^2 + Y.^2.*F.*G.^2.*H.^3.*cos(C).*4i + A.^2.*X.*F.*H.^2.*sin(2.*C) - 2.*X.*F.*G.^2.*H.^2.*sin(2.*C) - 4.*A.*X.*Y.^3.*G.*H.^3 + A.^2.*X.*F.^2.*H.*cos(C).*2i + A.^2.*X.^2.*F.*H.*sin(C).*2i + A.*X.^2.*Y.*G.*H.^2.*cos(C).*8i + 6.*A.*X.*Y.*G.*H.^3.*cos(C).^2 + A.*Y.*F.^2.*G.*H.^2.*cos(C).*2i + 2.*A.*X.*Y.*G.*H.^3.*sin(2.*C) + A.*Y.*F.*G.*H.^3.*sin(2.*C) - 4.*A.*X.*Y.*F.^2.*G.*H + A.*X.*Y.*F.*G.*H.^2.*cos(C).*4i + A.*X.*Y.*F.*G.*H.^2.*sin(C).*2i) + (A.*X.^3.*4i + A.*X.*F.^2.*4i + Y.^3.*G.*H.^3.*4i + A.*X.*Y.^2.*H.^2.*4i + 6.*A.*X.^2.*H.*cos(C) + 2.*A.*F.^2.*H.*cos(C) - A.*X.*H.^2.*cos(C).^2.*2i - Y.*G.*H.^3.*cos(C).^2.*4i - A.*F.*H.^2.*sin(2.*C).*1i - Y.*G.*H.^3.*sin(2.*C).*2i + X.^2.*Y.*G.*H.*4i + Y.*F.^2.*G.*H.*4i + 4.*A.*X.*F.*H.*sin(C) + 6.*X.*Y.*G.*H.^2.*cos(C) + 4.*Y.*F.*G.*H.^2.*cos(C) + 2.*Y.*F.*G.*H.^2.*sin(C)).^2).^(1./2))./2 + 3.*A.*X.^2.*H.*cos(C) + A.*F.^2.*H.*cos(C) + 2.*A.*X.*F.*H.*sin(C) + 3.*X.*Y.*G.*H.^2.*cos(C) + 2.*Y.*F.*G.*H.^2.*cos(C) + Y.*F.*G.*H.^2.*sin(C)))./(2.*((F.^2 + Y.^2.*H.^2 + X.^2).^2 + (X.*H.*cos(C) + F.*H.*sin(C)).^2)) + ((X.*H.*cos(C) + F.*H.*sin(C)).*(imag((- 8.*(F.^2 - sin(C).*F.*H.*1i + Y.^2.*H.^2 - cos(C).*X.*H.*1i + X.^2).*(2.*A.^2.*X.^2.*H.^2.*cos(C).^2 - 2.*A.^2.*X.^2.*F.^2 - 2.*Y.^4.*G.^2.*H.^4 - 2.*A.^2.*X.^4 + 4.*Y.^2.*G.^2.*H.^4.*cos(C).^2 + 4.*F.^2.*G.^2.*H.^2.*cos(C).^2 + 2.*X.^2.*G.^2.*H.^2.*sin(2.*C) + 2.*Y.^2.*G.^2.*H.^4.*sin(2.*C) + A.^2.*X.^3.*H.*cos(C).*4i - 2.*A.^2.*X.^2.*Y.^2.*H.^2 - 2.*X.^2.*Y.^2.*G.^2.*H.^2 - 2.*Y.^2.*F.^2.*G.^2.*H.^2 - 4.*A.*X.^3.*Y.*G.*H + X.*Y.^2.*G.^2.*H.^3.*cos(C).*4i - 4.*X.*F.*G.^2.*H.^2.*cos(C).^2 + Y.^2.*F.*G.^2.*H.^3.*cos(C).*4i + A.^2.*X.*F.*H.^2.*sin(2.*C) - 2.*X.*F.*G.^2.*H.^2.*sin(2.*C) - 4.*A.*X.*Y.^3.*G.*H.^3 + A.^2.*X.*F.^2.*H.*cos(C).*2i + A.^2.*X.^2.*F.*H.*sin(C).*2i + A.*X.^2.*Y.*G.*H.^2.*cos(C).*8i + 6.*A.*X.*Y.*G.*H.^3.*cos(C).^2 + A.*Y.*F.^2.*G.*H.^2.*cos(C).*2i + 2.*A.*X.*Y.*G.*H.^3.*sin(2.*C) + A.*Y.*F.*G.*H.^3.*sin(2.*C) - 4.*A.*X.*Y.*F.^2.*G.*H + A.*X.*Y.*F.*G.*H.^2.*cos(C).*4i + A.*X.*Y.*F.*G.*H.^2.*sin(C).*2i) + (A.*X.^3.*4i + A.*X.*F.^2.*4i + Y.^3.*G.*H.^3.*4i + A.*X.*Y.^2.*H.^2.*4i + 6.*A.*X.^2.*H.*cos(C) + 2.*A.*F.^2.*H.*cos(C) - A.*X.*H.^2.*cos(C).^2.*2i - Y.*G.*H.^3.*cos(C).^2.*4i - A.*F.*H.^2.*sin(2.*C).*1i - Y.*G.*H.^3.*sin(2.*C).*2i + X.^2.*Y.*G.*H.*4i + Y.*F.^2.*G.*H.*4i + 4.*A.*X.*F.*H.*sin(C) + 6.*X.*Y.*G.*H.^2.*cos(C) + 4.*Y.*F.*G.*H.^2.*cos(C) + 2.*Y.*F.*G.*H.^2.*sin(C)).^2).^(1./2))./2 + 2.*A.*X.^3 + 2.*A.*X.*F.^2 + 2.*Y.^3.*G.*H.^3 + 2.*A.*X.*Y.^2.*H.^2 - A.*X.*H.^2.*cos(C).^2 - 2.*Y.*G.*H.^3.*cos(C).^2 - (A.*F.*H.^2.*sin(2.*C))./2 - Y.*G.*H.^3.*sin(2.*C) + 2.*X.^2.*Y.*G.*H + 2.*Y.*F.^2.*G.*H))./(2.*((F.^2 + Y.^2.*H.^2 + X.^2).^2 + (X.*H.*cos(C) + F.*H.*sin(C)).^2));

UP=UP2-UP1; 


%
subplot(2,2,3)
surf(X,Y,UP);

zlim([-inf,inf])

legend('Re[\lambda]_{x_2}-Re[\lambda]_{x_1(base-state)} at k_b=5','Location','northwest')

%colorbar;
xlabel('k_a')
ylabel('k_{\theta}')
zlabel('\Delta Re[\lambda]')
title('k_b=5')

%
F=10;

%解的函数关系
UP1=- ((X.^2 + Y.^2.*H.^2 + F.^2).*(3.*A.*X.^2.*H.*cos(C) - real((- 8.*(X.^2 - cos(C).*X.*H.*1i + Y.^2.*H.^2 + F.^2 - sin(C).*F.*H.*1i).*(2.*A.^2.*X.^2.*H.^2.*cos(C).^2 - 2.*A.^2.*X.^2.*F.^2 - 2.*Y.^4.*G.^2.*H.^4 - 2.*A.^2.*X.^4 + 4.*Y.^2.*G.^2.*H.^4.*cos(C).^2 + 4.*F.^2.*G.^2.*H.^2.*cos(C).^2 + 2.*X.^2.*G.^2.*H.^2.*sin(2.*C) + 2.*Y.^2.*G.^2.*H.^4.*sin(2.*C) + A.^2.*X.^3.*H.*cos(C).*4i - 2.*A.^2.*X.^2.*Y.^2.*H.^2 - 2.*X.^2.*Y.^2.*G.^2.*H.^2 - 2.*Y.^2.*F.^2.*G.^2.*H.^2 - 4.*A.*X.^3.*Y.*G.*H + X.*Y.^2.*G.^2.*H.^3.*cos(C).*4i - 4.*X.*F.*G.^2.*H.^2.*cos(C).^2 + Y.^2.*F.*G.^2.*H.^3.*cos(C).*4i + A.^2.*X.*F.*H.^2.*sin(2.*C) - 2.*X.*F.*G.^2.*H.^2.*sin(2.*C) - 4.*A.*X.*Y.^3.*G.*H.^3 + A.^2.*X.*F.^2.*H.*cos(C).*2i + A.^2.*X.^2.*F.*H.*sin(C).*2i + A.*X.^2.*Y.*G.*H.^2.*cos(C).*8i + 6.*A.*X.*Y.*G.*H.^3.*cos(C).^2 + A.*Y.*F.^2.*G.*H.^2.*cos(C).*2i + 2.*A.*X.*Y.*G.*H.^3.*sin(2.*C) + A.*Y.*F.*G.*H.^3.*sin(2.*C) - 4.*A.*X.*Y.*F.^2.*G.*H + A.*X.*Y.*F.*G.*H.^2.*cos(C).*4i + A.*X.*Y.*F.*G.*H.^2.*sin(C).*2i) + (A.*X.^3.*4i + A.*X.*F.^2.*4i + Y.^3.*G.*H.^3.*4i + A.*X.*Y.^2.*H.^2.*4i + 6.*A.*X.^2.*H.*cos(C) + 2.*A.*F.^2.*H.*cos(C) - A.*X.*H.^2.*cos(C).^2.*2i - Y.*G.*H.^3.*cos(C).^2.*4i - A.*F.*H.^2.*sin(2.*C).*1i - Y.*G.*H.^3.*sin(2.*C).*2i + X.^2.*Y.*G.*H.*4i + Y.*F.^2.*G.*H.*4i + 4.*A.*X.*F.*H.*sin(C) + 6.*X.*Y.*G.*H.^2.*cos(C) + 4.*Y.*F.*G.*H.^2.*cos(C) + 2.*Y.*F.*G.*H.^2.*sin(C)).^2).^(1./2))./2 + A.*F.^2.*H.*cos(C) + 2.*A.*X.*F.*H.*sin(C) + 3.*X.*Y.*G.*H.^2.*cos(C) + 2.*Y.*F.*G.*H.^2.*cos(C) + Y.*F.*G.*H.^2.*sin(C)))./(2.*((X.^2 + Y.^2.*H.^2 + F.^2).^2 + (X.*H.*cos(C) + F.*H.*sin(C)).^2)) + ((X.*H.*cos(C) + F.*H.*sin(C)).*(2.*A.*X.^3 - imag((- 8.*(X.^2 - cos(C).*X.*H.*1i + Y.^2.*H.^2 + F.^2 - sin(C).*F.*H.*1i).*(2.*A.^2.*X.^2.*H.^2.*cos(C).^2 - 2.*A.^2.*X.^2.*F.^2 - 2.*Y.^4.*G.^2.*H.^4 - 2.*A.^2.*X.^4 + 4.*Y.^2.*G.^2.*H.^4.*cos(C).^2 + 4.*F.^2.*G.^2.*H.^2.*cos(C).^2 + 2.*X.^2.*G.^2.*H.^2.*sin(2.*C) + 2.*Y.^2.*G.^2.*H.^4.*sin(2.*C) + A.^2.*X.^3.*H.*cos(C).*4i - 2.*A.^2.*X.^2.*Y.^2.*H.^2 - 2.*X.^2.*Y.^2.*G.^2.*H.^2 - 2.*Y.^2.*F.^2.*G.^2.*H.^2 - 4.*A.*X.^3.*Y.*G.*H + X.*Y.^2.*G.^2.*H.^3.*cos(C).*4i - 4.*X.*F.*G.^2.*H.^2.*cos(C).^2 + Y.^2.*F.*G.^2.*H.^3.*cos(C).*4i + A.^2.*X.*F.*H.^2.*sin(2.*C) - 2.*X.*F.*G.^2.*H.^2.*sin(2.*C) - 4.*A.*X.*Y.^3.*G.*H.^3 + A.^2.*X.*F.^2.*H.*cos(C).*2i + A.^2.*X.^2.*F.*H.*sin(C).*2i + A.*X.^2.*Y.*G.*H.^2.*cos(C).*8i + 6.*A.*X.*Y.*G.*H.^3.*cos(C).^2 + A.*Y.*F.^2.*G.*H.^2.*cos(C).*2i + 2.*A.*X.*Y.*G.*H.^3.*sin(2.*C) + A.*Y.*F.*G.*H.^3.*sin(2.*C) - 4.*A.*X.*Y.*F.^2.*G.*H + A.*X.*Y.*F.*G.*H.^2.*cos(C).*4i + A.*X.*Y.*F.*G.*H.^2.*sin(C).*2i) + (A.*X.^3.*4i + A.*X.*F.^2.*4i + Y.^3.*G.*H.^3.*4i + A.*X.*Y.^2.*H.^2.*4i + 6.*A.*X.^2.*H.*cos(C) + 2.*A.*F.^2.*H.*cos(C) - A.*X.*H.^2.*cos(C).^2.*2i - Y.*G.*H.^3.*cos(C).^2.*4i - A.*F.*H.^2.*sin(2.*C).*1i - Y.*G.*H.^3.*sin(2.*C).*2i + X.^2.*Y.*G.*H.*4i + Y.*F.^2.*G.*H.*4i + 4.*A.*X.*F.*H.*sin(C) + 6.*X.*Y.*G.*H.^2.*cos(C) + 4.*Y.*F.*G.*H.^2.*cos(C) + 2.*Y.*F.*G.*H.^2.*sin(C)).^2).^(1./2))./2 + 2.*A.*X.*F.^2 + 2.*Y.^3.*G.*H.^3 + 2.*A.*X.*Y.^2.*H.^2 - A.*X.*H.^2.*cos(C).^2 - 2.*Y.*G.*H.^3.*cos(C).^2 - (A.*F.*H.^2.*sin(2.*C))./2 - Y.*G.*H.^3.*sin(2.*C) + 2.*X.^2.*Y.*G.*H + 2.*Y.*F.^2.*G.*H))./(2.*((X.^2 + Y.^2.*H.^2 + F.^2).^2 + (X.*H.*cos(C) + F.*H.*sin(C)).^2));
 
UP2=- ((F.^2 + Y.^2.*H.^2 + X.^2).*(real((- 8.*(F.^2 - sin(C).*F.*H.*1i + Y.^2.*H.^2 - cos(C).*X.*H.*1i + X.^2).*(2.*A.^2.*X.^2.*H.^2.*cos(C).^2 - 2.*A.^2.*X.^2.*F.^2 - 2.*Y.^4.*G.^2.*H.^4 - 2.*A.^2.*X.^4 + 4.*Y.^2.*G.^2.*H.^4.*cos(C).^2 + 4.*F.^2.*G.^2.*H.^2.*cos(C).^2 + 2.*X.^2.*G.^2.*H.^2.*sin(2.*C) + 2.*Y.^2.*G.^2.*H.^4.*sin(2.*C) + A.^2.*X.^3.*H.*cos(C).*4i - 2.*A.^2.*X.^2.*Y.^2.*H.^2 - 2.*X.^2.*Y.^2.*G.^2.*H.^2 - 2.*Y.^2.*F.^2.*G.^2.*H.^2 - 4.*A.*X.^3.*Y.*G.*H + X.*Y.^2.*G.^2.*H.^3.*cos(C).*4i - 4.*X.*F.*G.^2.*H.^2.*cos(C).^2 + Y.^2.*F.*G.^2.*H.^3.*cos(C).*4i + A.^2.*X.*F.*H.^2.*sin(2.*C) - 2.*X.*F.*G.^2.*H.^2.*sin(2.*C) - 4.*A.*X.*Y.^3.*G.*H.^3 + A.^2.*X.*F.^2.*H.*cos(C).*2i + A.^2.*X.^2.*F.*H.*sin(C).*2i + A.*X.^2.*Y.*G.*H.^2.*cos(C).*8i + 6.*A.*X.*Y.*G.*H.^3.*cos(C).^2 + A.*Y.*F.^2.*G.*H.^2.*cos(C).*2i + 2.*A.*X.*Y.*G.*H.^3.*sin(2.*C) + A.*Y.*F.*G.*H.^3.*sin(2.*C) - 4.*A.*X.*Y.*F.^2.*G.*H + A.*X.*Y.*F.*G.*H.^2.*cos(C).*4i + A.*X.*Y.*F.*G.*H.^2.*sin(C).*2i) + (A.*X.^3.*4i + A.*X.*F.^2.*4i + Y.^3.*G.*H.^3.*4i + A.*X.*Y.^2.*H.^2.*4i + 6.*A.*X.^2.*H.*cos(C) + 2.*A.*F.^2.*H.*cos(C) - A.*X.*H.^2.*cos(C).^2.*2i - Y.*G.*H.^3.*cos(C).^2.*4i - A.*F.*H.^2.*sin(2.*C).*1i - Y.*G.*H.^3.*sin(2.*C).*2i + X.^2.*Y.*G.*H.*4i + Y.*F.^2.*G.*H.*4i + 4.*A.*X.*F.*H.*sin(C) + 6.*X.*Y.*G.*H.^2.*cos(C) + 4.*Y.*F.*G.*H.^2.*cos(C) + 2.*Y.*F.*G.*H.^2.*sin(C)).^2).^(1./2))./2 + 3.*A.*X.^2.*H.*cos(C) + A.*F.^2.*H.*cos(C) + 2.*A.*X.*F.*H.*sin(C) + 3.*X.*Y.*G.*H.^2.*cos(C) + 2.*Y.*F.*G.*H.^2.*cos(C) + Y.*F.*G.*H.^2.*sin(C)))./(2.*((F.^2 + Y.^2.*H.^2 + X.^2).^2 + (X.*H.*cos(C) + F.*H.*sin(C)).^2)) + ((X.*H.*cos(C) + F.*H.*sin(C)).*(imag((- 8.*(F.^2 - sin(C).*F.*H.*1i + Y.^2.*H.^2 - cos(C).*X.*H.*1i + X.^2).*(2.*A.^2.*X.^2.*H.^2.*cos(C).^2 - 2.*A.^2.*X.^2.*F.^2 - 2.*Y.^4.*G.^2.*H.^4 - 2.*A.^2.*X.^4 + 4.*Y.^2.*G.^2.*H.^4.*cos(C).^2 + 4.*F.^2.*G.^2.*H.^2.*cos(C).^2 + 2.*X.^2.*G.^2.*H.^2.*sin(2.*C) + 2.*Y.^2.*G.^2.*H.^4.*sin(2.*C) + A.^2.*X.^3.*H.*cos(C).*4i - 2.*A.^2.*X.^2.*Y.^2.*H.^2 - 2.*X.^2.*Y.^2.*G.^2.*H.^2 - 2.*Y.^2.*F.^2.*G.^2.*H.^2 - 4.*A.*X.^3.*Y.*G.*H + X.*Y.^2.*G.^2.*H.^3.*cos(C).*4i - 4.*X.*F.*G.^2.*H.^2.*cos(C).^2 + Y.^2.*F.*G.^2.*H.^3.*cos(C).*4i + A.^2.*X.*F.*H.^2.*sin(2.*C) - 2.*X.*F.*G.^2.*H.^2.*sin(2.*C) - 4.*A.*X.*Y.^3.*G.*H.^3 + A.^2.*X.*F.^2.*H.*cos(C).*2i + A.^2.*X.^2.*F.*H.*sin(C).*2i + A.*X.^2.*Y.*G.*H.^2.*cos(C).*8i + 6.*A.*X.*Y.*G.*H.^3.*cos(C).^2 + A.*Y.*F.^2.*G.*H.^2.*cos(C).*2i + 2.*A.*X.*Y.*G.*H.^3.*sin(2.*C) + A.*Y.*F.*G.*H.^3.*sin(2.*C) - 4.*A.*X.*Y.*F.^2.*G.*H + A.*X.*Y.*F.*G.*H.^2.*cos(C).*4i + A.*X.*Y.*F.*G.*H.^2.*sin(C).*2i) + (A.*X.^3.*4i + A.*X.*F.^2.*4i + Y.^3.*G.*H.^3.*4i + A.*X.*Y.^2.*H.^2.*4i + 6.*A.*X.^2.*H.*cos(C) + 2.*A.*F.^2.*H.*cos(C) - A.*X.*H.^2.*cos(C).^2.*2i - Y.*G.*H.^3.*cos(C).^2.*4i - A.*F.*H.^2.*sin(2.*C).*1i - Y.*G.*H.^3.*sin(2.*C).*2i + X.^2.*Y.*G.*H.*4i + Y.*F.^2.*G.*H.*4i + 4.*A.*X.*F.*H.*sin(C) + 6.*X.*Y.*G.*H.^2.*cos(C) + 4.*Y.*F.*G.*H.^2.*cos(C) + 2.*Y.*F.*G.*H.^2.*sin(C)).^2).^(1./2))./2 + 2.*A.*X.^3 + 2.*A.*X.*F.^2 + 2.*Y.^3.*G.*H.^3 + 2.*A.*X.*Y.^2.*H.^2 - A.*X.*H.^2.*cos(C).^2 - 2.*Y.*G.*H.^3.*cos(C).^2 - (A.*F.*H.^2.*sin(2.*C))./2 - Y.*G.*H.^3.*sin(2.*C) + 2.*X.^2.*Y.*G.*H + 2.*Y.*F.^2.*G.*H))./(2.*((F.^2 + Y.^2.*H.^2 + X.^2).^2 + (X.*H.*cos(C) + F.*H.*sin(C)).^2));

UP=UP2-UP1;


%
subplot(2,2,4)
surf(X,Y,UP);

zlim([-inf,inf])

legend('Re[\lambda]_{x_2}-Re[\lambda]_{x_1(base-state)} at k_b=10','Location','northwest')

%colorbar;
xlabel('k_a')
ylabel('k_{\theta}')
zlabel('\Delta Re[\lambda]')
title('k_b=10')


%title('Comparison of characteristic planes between real-state and base-state','FontSize',30)
